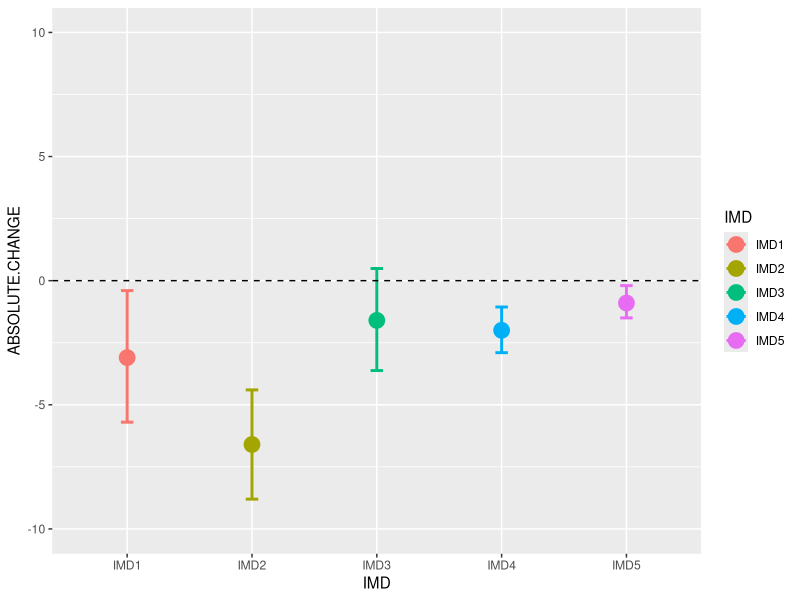

Reproduce this figure in R.
## ---- chunk 1
library(tidyverse)
## ---- chunk 2

df <- tibble( 
            IMD = c("IMD1","IMD2","IMD3","IMD4","IMD5"),
            ABSOLUTE.CHANGE  = c(-3.1,-6.6,-1.6,-2.0,-0.9),
            LCI = c(-0.4,-4.4,0.49,-1.06,-0.2),
            UCI = c(-5.7,-8.8,-3.62,-2.9,-1.5)
)

df
## ---- chunk 3
ggplot(df,aes(x=IMD,y=ABSOLUTE.CHANGE,colour=IMD))+
       geom_errorbar( mapping=aes(x=IMD, y=ABSOLUTE.CHANGE, ymin=LCI, ymax=UCI), width=0.1, linewidth=1)+
       geom_point(size=5)+
       geom_hline(yintercept = 0,lty=2)  +
       ylim (-10,10)
